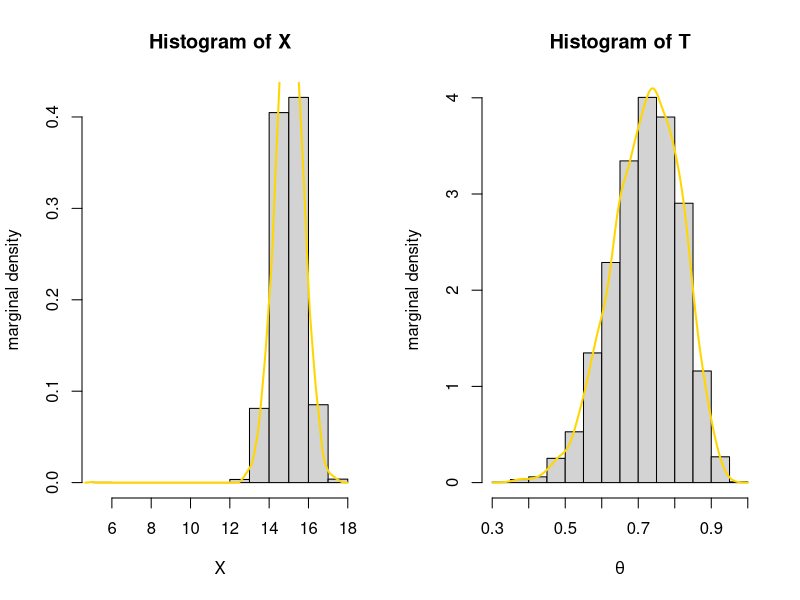
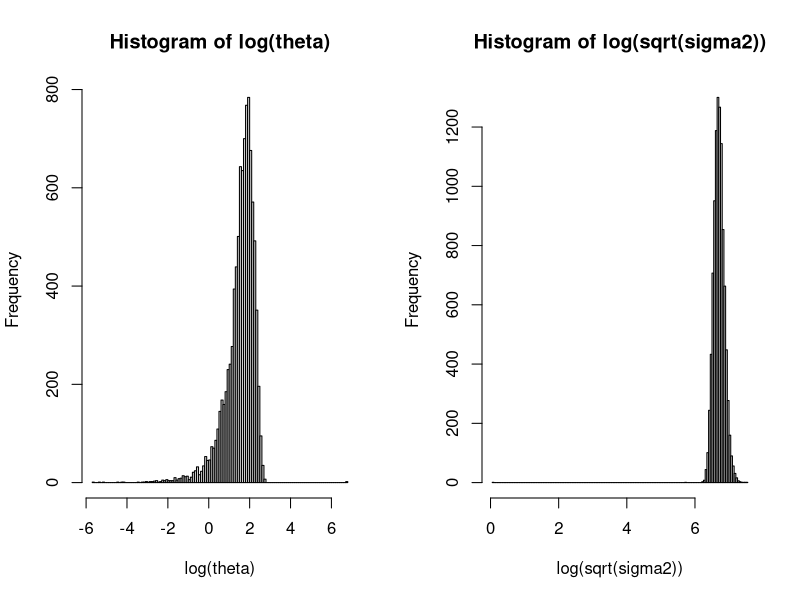

The R source for these figures, in order:
## ---- chunk 1
knitr::opts_chunk$set(echo = TRUE)
## ---- chunk 2
Nsim <- 5000
n <- 15
a <- 3
b <- 7

X <- T <- array(0, dim = c(Nsim, 1))
T[1] <- rbeta(1, a, b)
X[1] <- rbinom(1, n, T[1])

for (i in 2:Nsim) {
  X[i] <- rnorm(1, n, T[i-1])
  T[i] <- rbeta(1, X[i] + a, n - X[i] + b)
}
## ---- chunk 3
par(mfrow = c(1, 2))
hist(X,  xlab = "X", freq = F, ylab = "marginal density")
lines(density(X), col = "gold", lwd = 2)

hist(T, freq = F, xlab = expression(theta), ylab = "marginal density")
lines(density(T), col = "gold", lwd = 2)
## ---- chunk 4
x <- c(91,504,557,609,693,727,764,803,857,929,970,1043,1089,1195,1384,1713)  # data

a <- 3; b <- 3; theta_0 <- 5; tau2 <- 10   # specified values for hyper parameters

xbar <- mean(x)
n <-length(x)
Nsim <- 10000

sigma2 <- theta <- rep(0, Nsim)                     # inti arrays

sigma2[1] <- 1 / rgamma(1, shape = a, rate = b)     # initializae sigma2
B <- sigma2[1] / (sigma2[1] + n * tau2) 
theta[1] <- rnorm(1, mean = B * theta_0 + (1 - B) * xbar, sd = sqrt(B * tau2)) # init theta

for (i in 2:Nsim) {
  B <- sigma2[i - 1] / (sigma2[i - 1] + n * tau2)
  theta[i] <- rnorm(1, mean = B * theta_0 + (1 - B) * xbar, sd = sqrt(B * tau2))
  Ra <- sum((x - theta[i])^2)
  sigma2[i] <- 1 / rgamma(1, shape = n / 2 + a, rate = 0.5 * Ra + b)
}

## ---- chunk 5
log(xbar)   # 6.769068

sd(x)       # 378

log(sd(x))

## ---- chunk 6
mean(theta)
mean(sqrt(sigma2))

mean(log(sqrt(sigma2)))   # 6.707253


par(mfrow = c(1, 2))

hist(log(theta), breaks = 150)
hist(log(sqrt(sigma2)), breaks = 150)
#hist(log(theta), ylab = "posterior density of log(theta)")
#hist(log(sqrt(sigma2)), ylab = "posteior density of log(sigma)")
